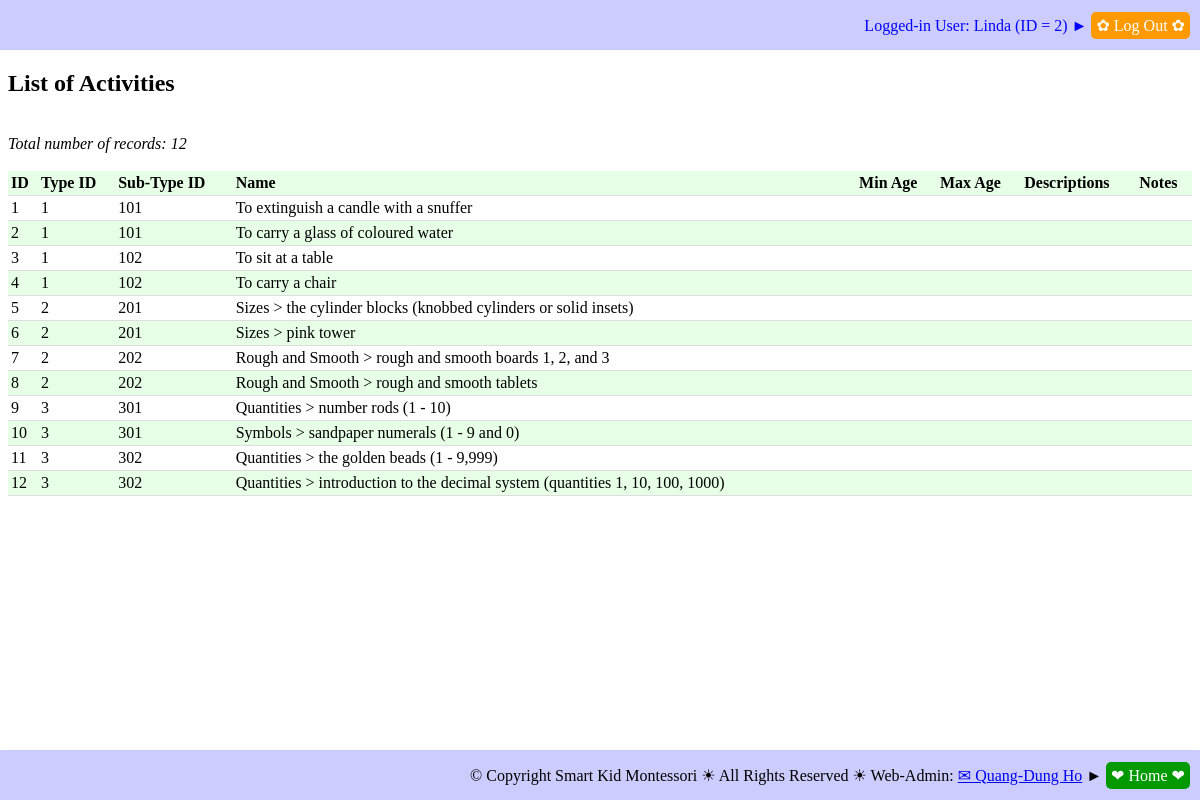
Page /report_activities.php (signed in) on the committed database.
### tables this page shows
CREATE TABLE `activities` (
  `ACT_ID` int(11) NOT NULL,
  `ACT_TYPE_ID` int(11) NOT NULL,
  `ACT_SUBTYPE_ID` int(11) NOT NULL,
  `ACT_NAME` varchar(250) NOT NULL,
  `ACT_MIN_AGE` int(11) DEFAULT NULL,
  `ACT_MAX_AGE` int(11) DEFAULT NULL,
  `ACT_DESCR` text,
  `ACT_NOTES` text
);

### db_operations.php (called while the page is built, shortened)
<?php
require_once("sql_queries.php");
function report_ACTIVITIES($debug_on)
{
	$queryStr = 'SELECT  ';
		$queryStr = $queryStr . '*';
	$queryStr = $queryStr . ' FROM ';
		$queryStr = $queryStr . 'ACTIVITIES';
	$queryStr = $queryStr . ' ORDER BY ';
		$queryStr = $queryStr . 'ACT_TYPE_ID' . ' ASC ';
		$queryStr = $queryStr . ', ' . 'ACT_SUBTYPE_ID' . ' ASC';
	$queryStr = $queryStr . ';';
	$result = getResult($queryStr);
	$fieldHeaderStr = array (
		0 => 'ID',
		1 => 'Type ID',
		2 => 'Sub-Type ID',
		3 => 'Name',
		4 => 'Min Age',
		5 => 'Max Age',
		6 => 'Descriptions',
		7 => 'Notes',
		);
	populateResultToTable($result, $fieldHeaderStr);
}

### sql_queries.php (the view, shortened to what this page needs)
<?php
	function connectDB()
	{
		$db_hostname = "localhost";
		$db_name     = "montessori";
		$db_username = "root";
		$db_password = "";
		$db = mysqli_connect($db_hostname, $db_username, $db_password, $db_name);
		return ($db);
	}
	function getResult($query)
	{
		$db = connectDB();
		$result = mysqli_query($db, $query);
		return ($result);
	}
	function populateResultToTable($result, $fieldHeaderStr)
	{
		$resultRows = mysqli_num_rows($result);
		$resultFields = mysqli_num_fields($result);
		echo '<br/><i>Total number of records: ' . $resultRows . '</i><br/><br/>';
		echo '<table>';
		echo '<tr>';
		for ($fd = 0; $fd < $resultFields; $fd++)
		{
			echo '<th>' . $fieldHeaderStr[$fd] . '</th>';
		}
 		echo '</tr>';
		for ($row = 0; $row < $resultRows; $row++)
		{
			$currentRow = mysqli_fetch_row($result);
			echo '<tr>';
			for ($fd = 0; $fd < $resultFields; $fd++)
			{
				echo '<td>' . $currentRow[$fd] . '</td>';
			}
			echo '</tr>';
		}
		echo '</table>';
	}
?>

### db_tables.css (style rules this page uses)
table { border-collapse: collapse; width: 100%; }
th, td { padding: 3px; text-align: left; border-bottom: 1px solid #ddd; }
tr:nth-child(odd) { background-color: rgb(230, 255, 230); }

### rows in the picture
activities: ACT_ID "1", ACT_TYPE_ID "1", ACT_SUBTYPE_ID "101", ACT_NAME "To extinguish a candle with a snuffer"
activities: ACT_ID "2", ACT_TYPE_ID "1", ACT_SUBTYPE_ID "101", ACT_NAME "To carry a glass of coloured water"
activities: ACT_ID "3", ACT_TYPE_ID "1", ACT_SUBTYPE_ID "102", ACT_NAME "To sit at a table"
activities: ACT_ID "4", ACT_TYPE_ID "1", ACT_SUBTYPE_ID "102", ACT_NAME "To carry a chair"
activities: ACT_ID "5", ACT_TYPE_ID "2", ACT_SUBTYPE_ID "201", ACT_NAME "Sizes > the cylinder blocks (knobbed cylinders or solid insets)"
activities: ACT_ID "6", ACT_TYPE_ID "2", ACT_SUBTYPE_ID "201", ACT_NAME "Sizes > pink tower"
activities: ACT_ID "7", ACT_TYPE_ID "2", ACT_SUBTYPE_ID "202", ACT_NAME "Rough and Smooth > rough and smooth boards 1, 2, and 3"
activities: ACT_ID "8", ACT_TYPE_ID "2", ACT_SUBTYPE_ID "202", ACT_NAME "Rough and Smooth > rough and smooth tablets"
activities: ACT_ID "9", ACT_TYPE_ID "3", ACT_SUBTYPE_ID "301", ACT_NAME "Quantities > number rods (1 - 10)"
activities: ACT_ID "10", ACT_TYPE_ID "3", ACT_SUBTYPE_ID "301", ACT_NAME "Symbols > sandpaper numerals (1 - 9 and 0)"
activities: ACT_ID "11", ACT_TYPE_ID "3", ACT_SUBTYPE_ID "302", ACT_NAME "Quantities > the golden beads (1 - 9,999)"
activities: ACT_ID "12", ACT_TYPE_ID "3", ACT_SUBTYPE_ID "302", ACT_NAME "Quantities > introduction to the decimal system (quantities 1, 10, 100, 1000)"

### other values in the picture
$_SESSION['LoggedIn_EMP_NAME'] "Linda"
$_SESSION['LoggedIn_EMP_ID'] "2"
$resultRows "12"
$fieldHeaderStr[$fd] "ID"
$fieldHeaderStr[$fd] "Type ID"
$fieldHeaderStr[$fd] "Sub-Type ID"
$fieldHeaderStr[$fd] "Name"
$fieldHeaderStr[$fd] "Min Age"
$fieldHeaderStr[$fd] "Max Age"
$fieldHeaderStr[$fd] "Descriptions"
$fieldHeaderStr[$fd] "Notes"
